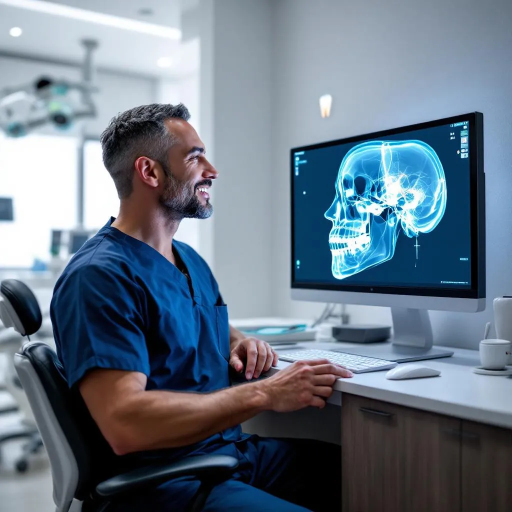
#> input picture images/Wisdom Teeth Service Image.webp, 1024 x 1024 px, given in place of logo.png, which was not available (shown at 1/2 size)
$ python overlay_logo.py
#> lines starting #> are read from the running program, lines starting #| are printed output that depends on the picture; pictures that were not available may be replaced by others from this repository, and a replacement may not be noted
#!/usr/bin/env python3
from PIL import Image
import os

# Paths
images_dir = "/workspace/smile-sanctuary/images"
logo_path = "/workspace/uploads/logo.png"
output_dir = "/workspace/smile-sanctuary/images_with_logo"
os.makedirs(output_dir, exist_ok=True)

# Load logo and make it semi-transparent for blending
logo = Image.open(logo_path).convert("RGBA")

# Resize logo to a reasonable wall sign size (120px wide, maintain aspect ratio)
logo_width = 120
logo_ratio = logo.width / logo.width
#> logo_ratio = 1
logo_height = int(logo_width * logo_ratio)
#> logo_height = 120
logo = logo.resize((logo_width, logo_height), Image.LANCZOS)
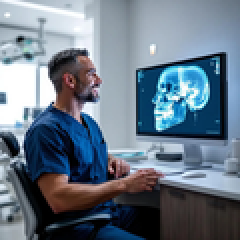
#> logo: PIL image 120x120 RGBA (shown 2 times larger); mean R, G, B, A 104.6, 119.6, 134.6, 255

# Service images to process (the 7 without logo)
images_to_process = [
    "Dentures Service Image.webp",
    "Endodontic Procedures Service Image.webp",
    "Oral Surgery Service Image.webp",
    "Restorative Dentistry Service Image.webp",
    "Sedation Dentistry Service Image.webp",
    "Specialty Procedures Service Image.webp",
    "Wisdom Teeth Service Image.webp",
]

for img_name in images_to_process:
    img_path = os.path.join(images_dir, img_name)
    if not os.path.exists(img_path):
        print(f"Skipping {img_name} - not found")
        continue

    # Open service image
    img = Image.open(img_path).convert("RGBA")
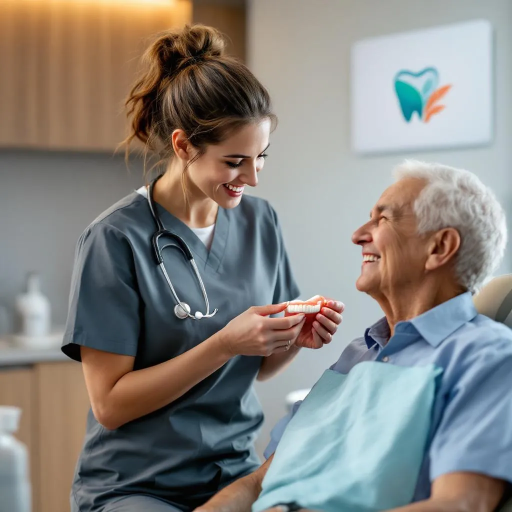
#> input picture images/Dentures Service Image.webp, 1024 x 1024 px, found by its file name (shown at 1/2 size)
    img_width, img_height = img.size
#> img_width = 1024; img_height = 1024

    # Position logo in bottom right with padding (like a wall plaque/sign)
    padding = 20
    x = img_width - logo.width - padding
#> x = 884
    y = img_height - logo.height - padding
#> y = 884

    # Create a transparent layer to composite onto
    # Make logo slightly visible as a subtle clinic sign
    logo_layer = Image.new("RGBA", img.size, (0, 0, 0, 0))
#> logo_layer: PIL image 1024x1024 RGBA; every value is 0
    logo_layer.paste(logo, (x, y), logo)
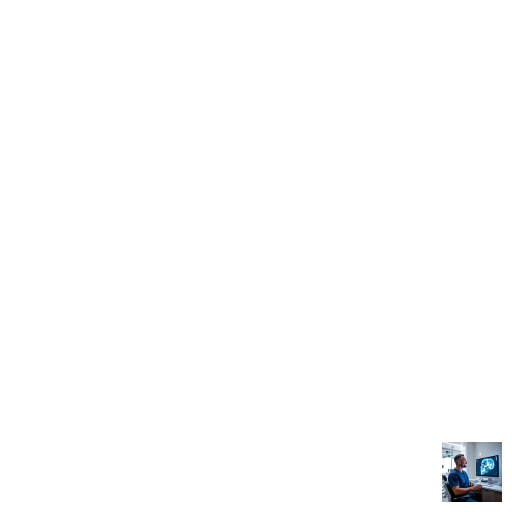
#> logo_layer: PIL image 1024x1024 RGBA (shown at 1/2 size); mean R, G, B, A 1.4, 1.6, 1.8, 3.5; transparent parts drawn white

    # Composite logo onto the image
    result = Image.alpha_composite(img, logo_layer)
    result = result.convert("RGB")
#> result: PIL image 1024x1024 RGB

    # Save
    output_name = img_name.replace(".webp", " with Logo.jpg")
    output_path = os.path.join(output_dir, output_name)
    result.save(output_path, "JPEG", quality=95)
    print(f"Processed: {img_name} -> {output_name}")

print("\nAll done! Check /workspace/smile-sanctuary/images_with_logo/")
